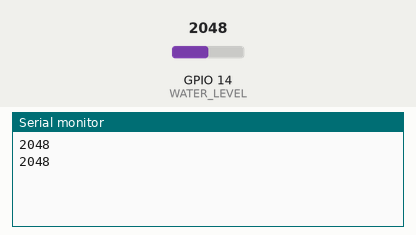
A sketch run on a simulated ESP32. Shown: the last lines printed to the serial monitor. Inputs (shaded band) come from the test bench; at power-on: GPIO 14 (WATER_LEVEL) = 2048.

Above: at 1.8 s.
1.9 s: GPIO 14 (WATER_LEVEL) set to 2866
At 2.6 s:
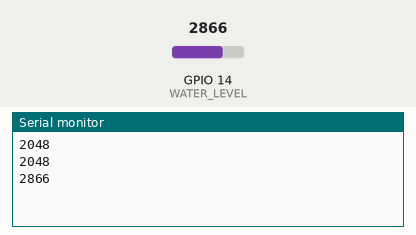
3.4 s: GPIO 14 (WATER_LEVEL) set to 3603
At 4.8 s:
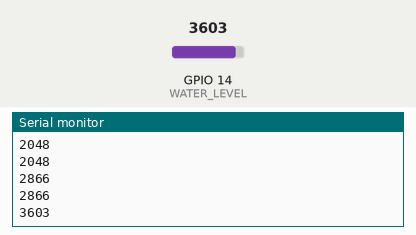
Timing chart, 0 to 6.4 s (numbered marks = the images above; inputs shaded):
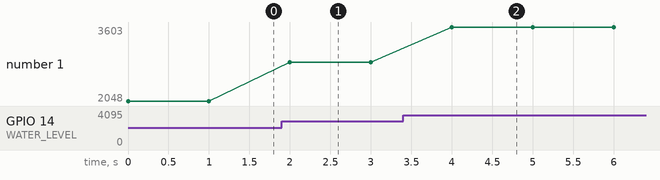

The sketch:

sensor-nivel-agua.ino
```cpp
/*

Creado por: Hugo Escalpelo
Fecha: 20230628

Este programa es para probar el sensor de nivel de agua para el
taller Jardín Hidropónico de Código IoT. Usa un sensor de nivel de
agua de tres terminales.

Conexiones:

ESP32CAM    FTDI
5v----------VCC
GND---------GND
UoR---------Tx
UoT---------Rx

ESP32CAM    Sensor de nivel de agua
5v----------5v
GND---------GND
GPIO14------Signal/A0

*/


#define WATER_LEVEL 14 // El sensor está conectado a GPIO14

void setup() {
  Serial.begin(115200); // Iniciar comunicación serie a 115200 bps
  pinMode(WATER_LEVEL, INPUT); // Definir el pin del sensor como entrada
}

void loop() {
  int waterLevel = analogRead(WATER_LEVEL); // Leer el valor en el pin analógico 14
  Serial.println(waterLevel); // Imprimir el valor en el monitor serie
  delay(1000); // Hacer una pausa de un segundo para poder observar el resultado
}
```

Measured:
- after the input at 1.9 s, the serial monitor: prints a new line after 0.10 s (image 1)
- after the input at 3.4 s, the serial monitor: prints a new line after 0.60 s (image 2)
- plotted number 1: 2048 → 2866 after the input at 1.9 s, 2866 → 3603 after the input at 3.4 s
